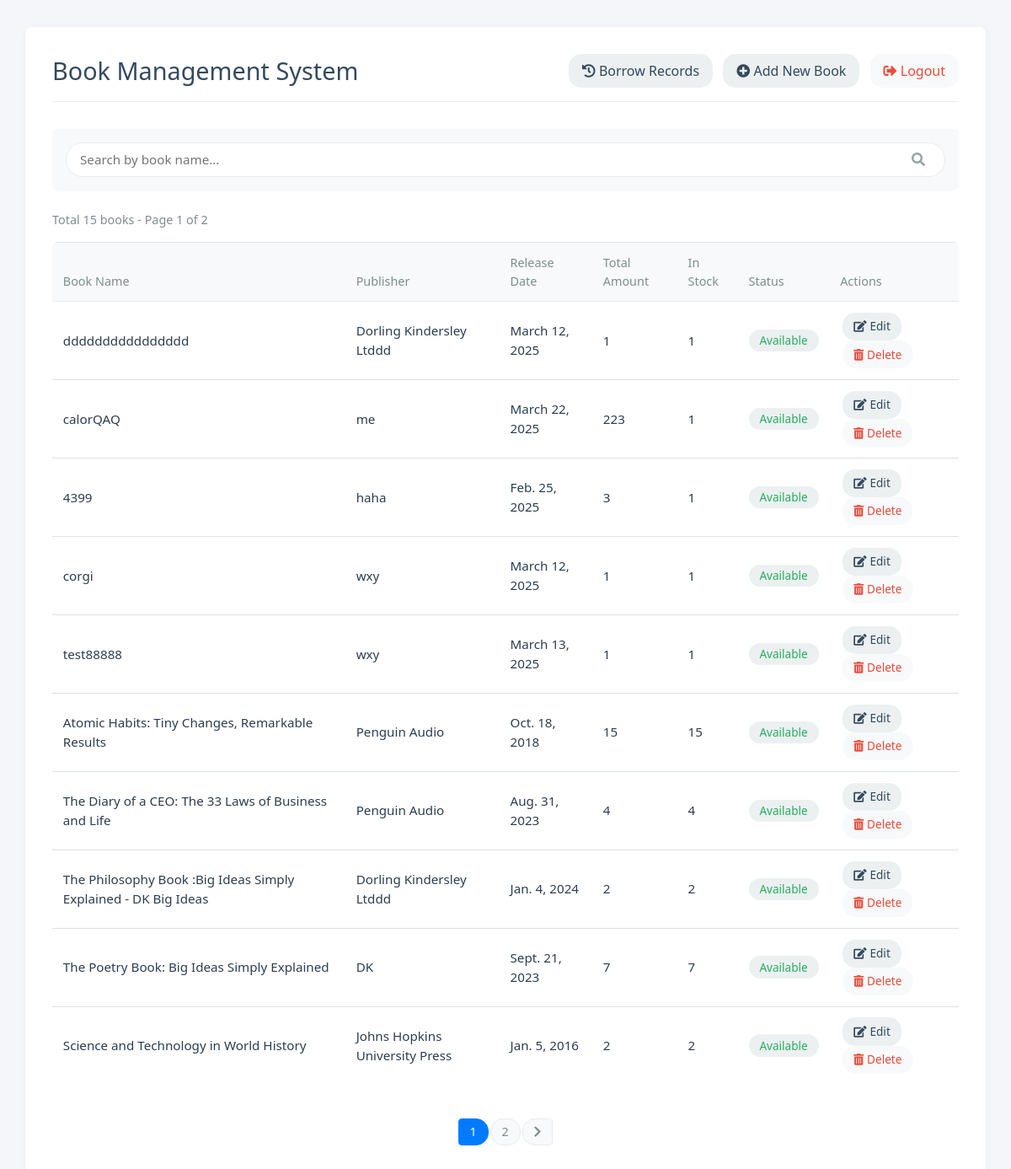
Before: /books/manage_book/ (signed in) with the older database file.
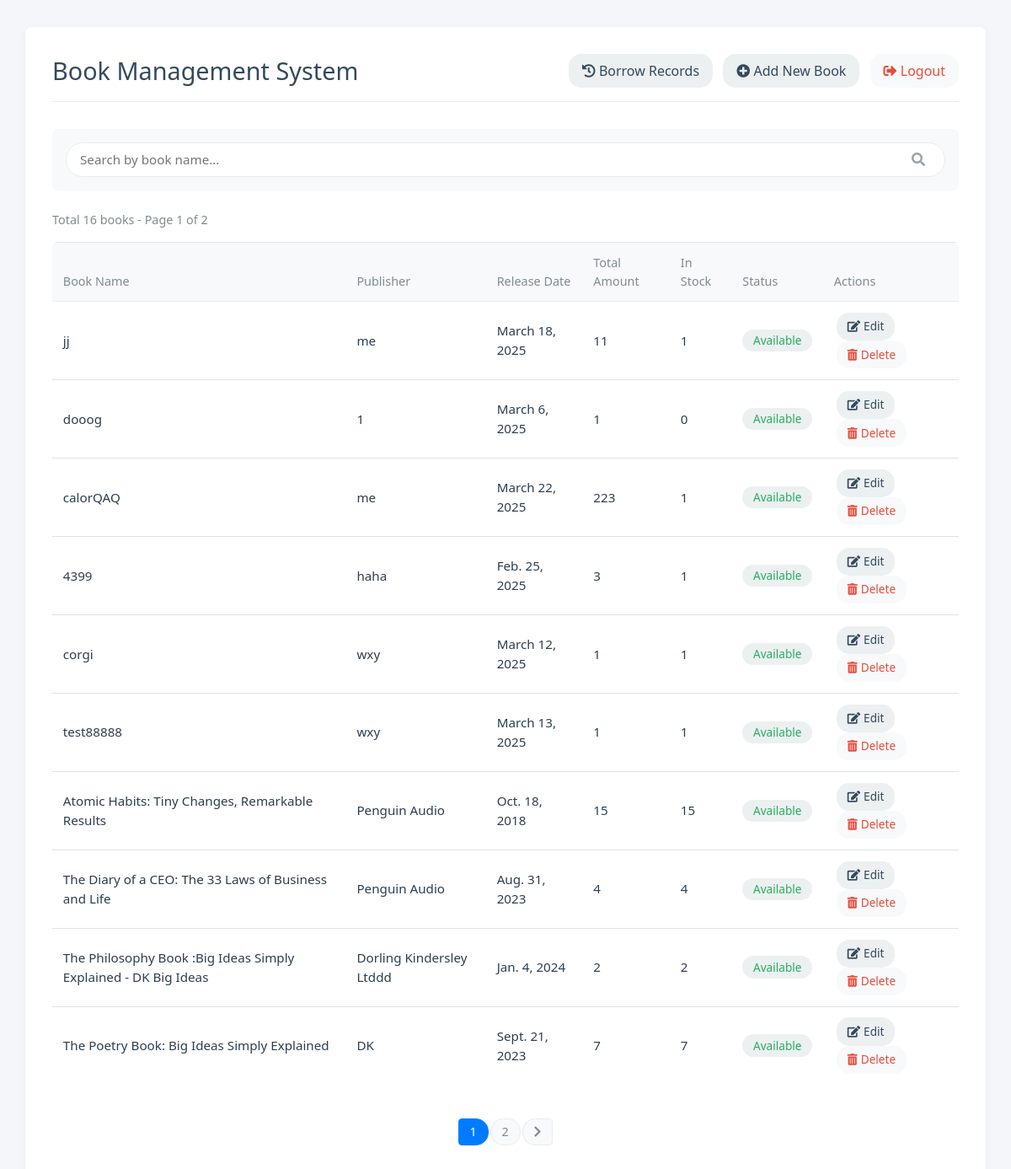
After: the same page with the newer database file.
### books/models.py (models this page shows, shortened)
class Book(models.Model):
    STATUS_CHOICES = [
        ("Available", "Available"),
        ("Borrowed", "Borrowed"),
        ("Reserved", "Reserved"),
    ]
    CATEGORY_CHOICES = [
        ("Literature & Fiction", "Literature & Fiction"),
        ("Business & Finance", "Business & Finance"),
        ("Science & Technology", "Science & Technology"),
        ("Children & Teenage", "Children & Teenage"),
        ("Computing & Internet", "Computing & Internet"),
        ("History", "History"),
    ]
    category = models.CharField(max_length=50, choices=CATEGORY_CHOICES, default="Literature & Fiction")
    BookID = models.AutoField(primary_key=True)
    BookName = models.CharField(max_length=255)
    Publisher = models.CharField(max_length=255)
    ReleaseDate = models.DateField()
    Amount = models.IntegerField(default=1)
    InStock = models.IntegerField(default=1)
    Status = models.CharField(max_length=20, choices=STATUS_CHOICES, default="Available")
    description = models.TextField(blank=True, null=True)
    cover_image = models.ImageField(upload_to="book_covers/", blank=True, null=True)

### books/views.py (the view, shortened to what this page needs)
# urls.py: path('manage_book/', manage_book, name='manage_book'),
@login_required
@csrf_exempt
def manage_book(request):
    if request.user.role != 'teacher':
        return redirect('book_list2')
    books = Book.objects.all().order_by('-BookID')
    paginator = Paginator(books, 10)
    page = request.GET.get('page')
    books = paginator.get_page(page)
    categories = Book.objects.exclude(category__isnull=True).exclude(category="").values_list('category', flat=True).distinct()
    return render(request, 'books/manage_books.html', {
        'books': books,
        'categories': categories,
        'user': request.user
    })

### templates/books/manage_books.html (shortened to what this page needs)
<!DOCTYPE html>
<html>
<head>
    <link rel="stylesheet" href="https://stackpath.bootstrapcdn.com/bootstrap/4.5.2/css/bootstrap.min.css">
    <link rel="stylesheet" href="https://cdnjs.cloudflare.com/ajax/libs/font-awesome/5.15.4/css/all.min.css">
</head>
<body>
<div class="container">
    <div class="page-header">
        <h1>Book Management System</h1>
        <div>
            <a href="{% url 'borrow_records' %}" class="btn btn-info mr-2">
                <i class="fas fa-history"></i> Borrow Records
            </a>
            <button type="button" class="btn btn-add mr-2" data-toggle="modal" data-target="#addBookModal">
                <i class="fas fa-plus-circle"></i> Add New Book
            </button>
            <form action="{% url 'logout' %}" method="post" class="d-inline">
                <button type="submit" class="btn btn-danger">
                    <i class="fas fa-sign-out-alt"></i> Logout
                </button>
            </form>
        </div>
    </div>
    <div class="search-box">
        <div class="position-relative">
            <input type="text" id="searchInput" class="search-input" placeholder="Search by book name...">
            <i class="fas fa-search search-icon"></i>
        </div>
    </div>
    <div class="table-header">
        <div class="page-info">
            Total <span id="totalBooks">{{ books.paginator.count }}</span> books
            {% if books.paginator.num_pages > 1 %}
            - Page {{ books.number }} of {{ books.paginator.num_pages }}
            {% endif %}
        </div>
    </div>
    <div class="table-responsive">
        <table class="table">
            <thead>
                <tr>
                    <th>Book Name</th>
                    <th>Publisher</th>
                    <th>Release Date</th>
                    <th>Total Amount</th>
                    <th>In Stock</th>
                    <th>Status</th>
                    <th>Actions</th>
                </tr>
            </thead>
            <tbody>
                {% for book in books %}
                <tr>
                    <td>{{ book.BookName }}</td>
                    <td>{{ book.Publisher }}</td>
                    <td>{{ book.ReleaseDate }}</td>
                    <td>{{ book.Amount }}</td>
                    <td>{{ book.InStock }}</td>
                    <td>
                        <span class="badge {% if book.Status == 'Available' %}badge-success{% else %}badge-warning{% endif %}">
                            {{ book.Status }}
                        </span>
                    </td>
                    <td>
                        <button type="button" class="btn btn-action btn-edit edit-book" data-toggle="modal"
                                data-target="#editBookModal" data-id="{{ book.BookID }}">
                            <i class="fas fa-edit mr-1"></i>Edit
                        </button>
                        <button type="button" class="btn btn-action btn-delete delete-book" data-toggle="modal"
                                data-target="#deleteBookModal" data-id="{{ book.BookID }}">
                            <i class="fas fa-trash-alt mr-1"></i>Delete
                        </button>
                    </td>
                </tr>
                {% empty %}
                <tr>
                    <td colspan="7" class="text-center py-4">
                        <i class="fas fa-info-circle mr-2"></i>No books found.
                    </td>
                </tr>
                {% endfor %}
            </tbody>
        </table>
    </div>
    {% if books.has_other_pages %}
    <nav aria-label="Page navigation">
        <ul class="pagination">
            {% for i in books.paginator.page_range %}
            <li class="page-item {% if books.number == i %}active{% endif %}">
                <a class="page-link" href="?page={{ i }}{% if search_query %}&search={{ search_query }}{% endif %}">
                    {{ i }}
                </a>
            </li>
            {% endfor %}
            {% if books.has_next %}
            <li class="page-item">
                <a class="page-link" href="?page={{ books.next_page_number }}{% if search_query %}&search={{ search_query }}{% endif %}">
                    <i class="fas fa-chevron-right"></i>
                </a>
            </li>
            {% endif %}
        </ul>
    </nav>
    {% endif %}
</div>
</body>
</html>

### templates/books/manage_books.html (style rules this page uses)
body { background-color: #f5f6fa; font-family: 'Segoe UI', Tahoma, Geneva, Verdana, sans-serif; }
.container { padding: 2rem; background-color: white; border-radius: 8px; box-shadow: 0 2px 10px rgba(0,0,0,0.05); margin-top: 2rem; margin-bottom: 2rem; }
.page-header { display: flex; justify-content: space-between; align-items: center; margin-bottom: 2rem; padding-bottom: 1rem; border-bottom: 1px solid #e9ecef; }
.page-header h1 { color: #34495e; font-weight: 500; margin: 0; font-size: 1.8rem; }
.search-box { background-color: #f8f9fa; padding: 1rem; border-radius: 6px; margin-bottom: 1.5rem; }
.search-input { border: 1px solid #e9ecef; border-radius: 20px; padding: 0.5rem 1rem; font-size: 0.95rem; width: 100%; transition: all 0.2s ease; }
.search-icon { color: #95a5a6; position: absolute; right: 1.5rem; top: 50%; transform: translateY(-50%); }
.table { background-color: white; border-radius: 6px; overflow: hidden; }
.table thead th { background-color: #f8f9fa; border-bottom: 1px solid #e9ecef; color: #7f8c8d; font-weight: 500; text-transform: none; font-size: 0.9rem; padding: 0.8rem; }
.table tbody td { padding: 0.8rem; vertical-align: middle; color: #2c3e50; font-size: 0.95rem; }
.btn-action { padding: 0.4rem 0.8rem; border-radius: 15px; font-size: 0.85rem; transition: all 0.2s ease; margin: 0 0.2rem; border: none; }
.btn-edit { background-color: #ecf0f1; color: #34495e; }
.btn-delete { background-color: #f8f9fa; color: #e74c3c; }
.btn-add { background-color: #ecf0f1; color: #34495e; padding: 0.5rem 1rem; border-radius: 15px; transition: all 0.2s ease; border: none; }
.pagination { margin-top: 1.5rem; justify-content: center; }
.pagination li { margin: 0 0.1rem; }
.pagination a, .pagination span { padding: 0.4rem 0.8rem; border-radius: 15px; color: #7f8c8d; background-color: #f8f9fa; border: 1px solid #e9ecef; transition: all 0.2s ease; font-size: 0.9rem; }
.table-header { display: flex; justify-content: space-between; align-items: center; margin-bottom: 1rem; }
.page-info { color: #7f8c8d; font-size: 0.9rem; }
.badge { padding: 0.4rem 0.8rem; border-radius: 15px; font-weight: 500; font-size: 0.85rem; }
.badge-success { background-color: #ecf0f1; color: #27ae60; }
.btn-info { background-color: #ecf0f1; border: none; color: #34495e; padding: 0.5rem 1rem; border-radius: 15px; transition: all 0.2s ease; }
.btn-danger { background-color: #f8f9fa; border: none; color: #e74c3c; padding: 0.5rem 1rem; border-radius: 15px; transition: all 0.2s ease; }

Changed rows visible on the page:
removed Book: BookName "dddddddddddddddd", Publisher "Dorling Kindersley Ltddd", ReleaseDate "March 12, 2025", Amount "1", InStock "1", Status "Available"
no longer on this page (row unchanged): Book: BookName "Science and Technology in World History", Publisher "Johns Hopkins University Press", ReleaseDate "Jan. 5, 2016", Amount "2", InStock "2", Status "Available"
added Book: BookName "jj", Publisher "me", ReleaseDate "March 18, 2025", Amount "11", InStock "1", Status "Available"
added Book: BookName "dooog", Publisher "1", ReleaseDate "March 6, 2025", Amount "1", InStock "0", Status "Available"
Other visible differences:
{{ books.paginator.count }}: "15" → "16"
